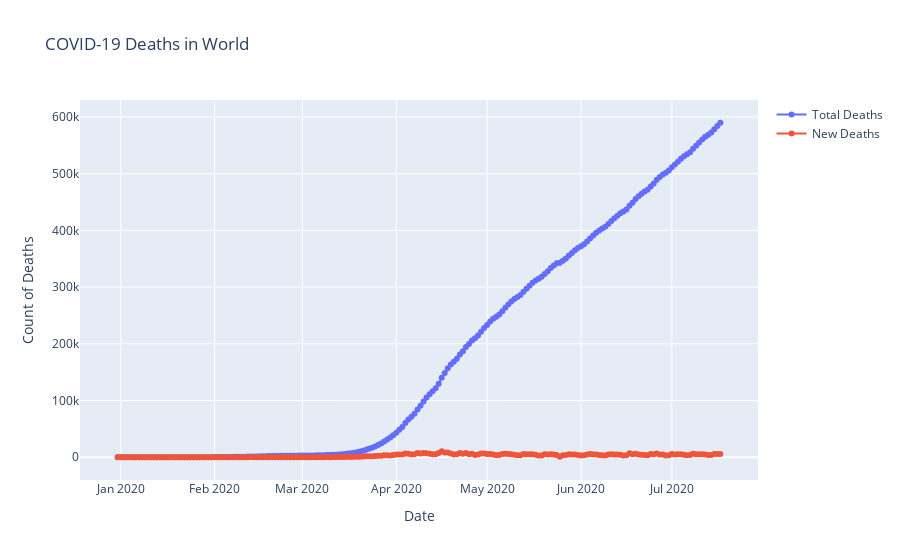

Notebook source saved alongside this figure:
### Markdown cell above
### Total Deaths vs New Deaths

### Code cell
import plotly.graph_objects as go
cntryLst = ['World']
for x in cntryLst:
    def Plotter():
        # Create traces
        country = x
        data = df[(df['location'] == country)]
        fig = go.Figure()
        fig.add_trace(go.Scatter(x=data['date'], y=data['total_deaths'], mode='lines+markers', name='Total Deaths'))
        fig.add_trace(go.Scatter(x=data['date'], y=data['new_deaths'], mode='lines+markers', name='New Deaths'))
        # Edit the layout
        fig.update_layout(title=f"COVID-19 Deaths in {country}", xaxis_title='Date', yaxis_title='Count of Deaths')
        fig.show()
Plotter()

### Figure 1 — Plotly figure (JSON) as saved in the notebook; plotly's stock layout.template omitted (floating-point values rounded to 4 significant figures; data arrays with more than 128 entries replaced by an {"elided": "..."} marker saying what was removed)
{"data": [{"mode": "lines+markers", "name": "Total Deaths", "type": "scatter", "x": {"elided": "200 str values"}, "y": {"elided": "200 int values"}}, {"mode": "lines+markers", "name": "New Deaths", "type": "scatter", "x": {"elided": "200 str values"}, "y": {"elided": "200 int values"}}], "layout": {"title": {"text": "COVID-19 Deaths in World"}, "xaxis": {"title": {"text": "Date"}}, "yaxis": {"title": {"text": "Count of Deaths"}}}}
